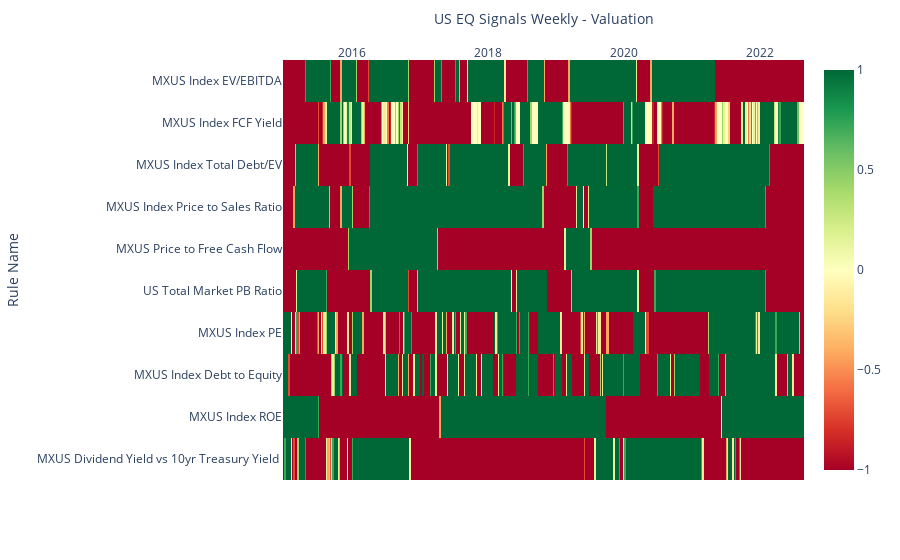

Here is the notebook cell this chart was saved with:
### Code cell
plot(heatmap_val_df.resample('W', label='left').mean().T, y_title= "Rule Name", x_title="US EQ Signals Weekly - Valuation")

### Figure 1 — Plotly figure (JSON) as saved in the notebook; plotly's stock layout.template omitted (floating-point values rounded to 4 significant figures; data arrays with more than 128 entries replaced by an {"elided": "..."} marker saying what was removed)
{"data": [{"coloraxis": "coloraxis", "hovertemplate": "US EQ Signals Weekly - Valuation: %{x}<br>Rule Name: %{y}<br>color: %{z}<extra></extra>", "name": "0", "type": "heatmap", "x": {"elided": "400 str values"}, "xaxis": "x", "y": ["MXUS Index EV/EBITDA", "MXUS Index FCF Yield", "MXUS Index Total Debt/EV", "MXUS Index Price to Sales Ratio", "MXUS Price to Free Cash Flow", "US Total Market PB Ratio", "MXUS Index PE", "MXUS Index Debt to Equity", "MXUS Index ROE", "MXUS Dividend Yield vs 10yr Treasury Yield "], "yaxis": "y", "z": {"elided": "10x400 float values"}}], "layout": {"coloraxis": {"colorscale": [[0, "rgb(165,0,38)"], [0.1, "rgb(215,48,39)"], [0.2, "rgb(244,109,67)"], [0.3, "rgb(253,174,97)"], [0.4, "rgb(254,224,139)"], [0.5, "rgb(255,255,191)"], [0.6, "rgb(217,239,139)"], [0.7, "rgb(166,217,106)"], [0.8, "rgb(102,189,99)"], [0.9, "rgb(26,152,80)"], [1, "rgb(0,104,55)"]]}, "margin": {"t": 60}, "xaxis": {"anchor": "y", "constrain": "domain", "domain": [0, 1], "scaleanchor": "y", "side": "top", "title": {"text": "US EQ Signals Weekly - Valuation"}}, "yaxis": {"anchor": "x", "autorange": "reversed", "constrain": "domain", "domain": [0, 1], "title": {"text": "Rule Name"}}}}
